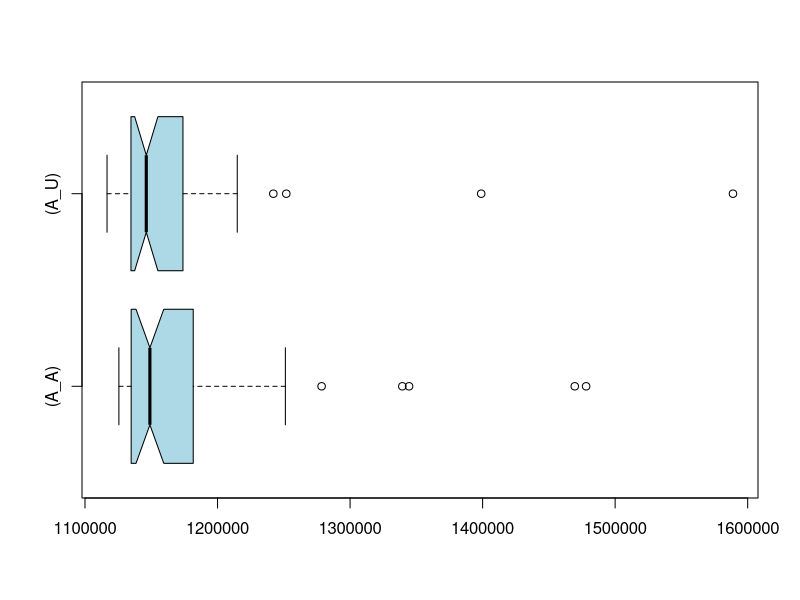

Generate this figure with R:
if (exists("A_A")) remove("A_A")
if (exists("A_U")) remove("A_U")
if (exists("C_A")) remove("C_A")
if (exists("C_U")) remove("C_U")
A_U<-c(1156748,1398946,1242091,1207838,1130495,1145698,1147174,1214881,1126139,1176430,1131143,1140098,1135207,1131737,1127051,1140294,1140792,1134686,1152587,1144214,1588903,1167537,1150620,1185931,1137398,1173909,1150996,1154511,1187032,1150393,1182080,1158366,1137800,1251875,1175287,1135163,1149386,1154749,1129368,1116629,1140206,1146784,1131081,1137030,1134627,1128760,1128399,1193135,1133810,1136257)
A_A<-c(1469545,1231098,1135369,1157728,1146426,1153515,1201027,1344516,1132833,1146976,1137524,1138642,1134503,1177376,1143573,1133136,1145932,1149348,1160087,1192315,1151211,1182688,1181664,1170890,1138592,1148575,1141306,1131977,1165950,1156952,1278521,1192085,1207422,1165234,1478105,1127745,1131857,1251190,1134833,1141753,1132472,1134591,1130739,1138467,1130203,1152978,1125571,1339435,1155602,1126270)
if (exists("A_U")) boxplot.stats(A_U)
if (exists("A_A")) boxplot.stats(A_A)
if (exists("C_U")) boxplot.stats(C_U)
if (exists("C_A")) boxplot.stats(C_A)
if (exists("A_U")) summary(A_U)
if (exists("A_A")) summary(A_A)
if (exists("C_U")) summary(C_U)
if (exists("C_A")) summary(C_A)
if (exists("A_U")) boxplot(A_A,A_U,col="lightblue",horizontal=TRUE,match=TRUE,names=c("(A_A)","(A_U)"),notch=TRUE)
if (exists("C_U")) boxplot(C_A,C_U,col="lightblue",horizontal=TRUE,match=TRUE,names=c("(C_A)","(C_U)"),notch=TRUE)
